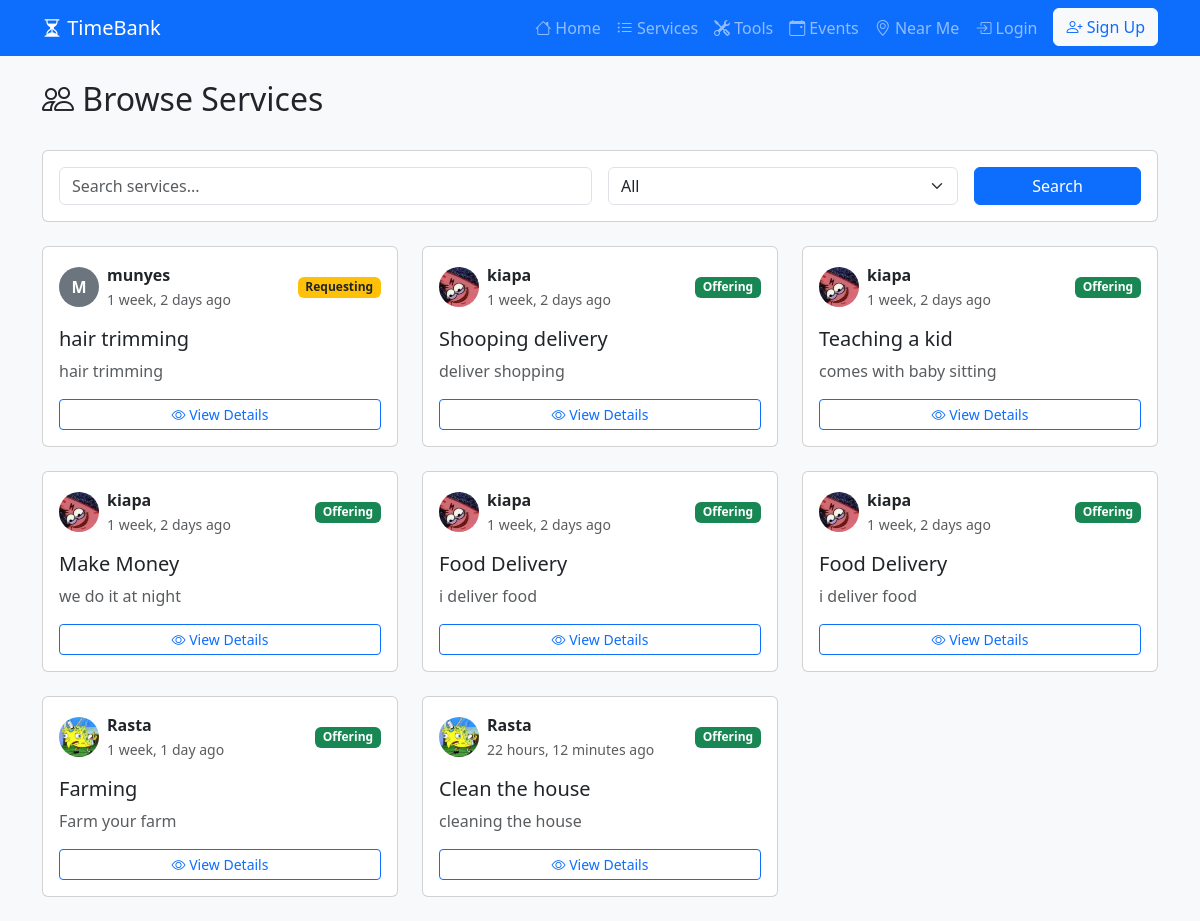
/listings/, run on the app's committed database.
### myapp/models.py (models this page shows, shortened)
class ServiceListing(models.Model):
    TYPE_CHOICES = [
        ('OFFER', 'Offering Help'),
        ('REQUEST', 'Requesting Help'),
    ]
    user = models.ForeignKey(User, on_delete=models.CASCADE)
    title = models.CharField(max_length=200)
    description = models.TextField()
    listing_type = models.CharField(max_length=10, choices=TYPE_CHOICES)
    skills = models.ManyToManyField(Skill, related_name='listings')
    created_at = models.DateTimeField(auto_now_add=True)
    is_active = models.BooleanField(default=True)

class Profile(models.Model):
    user = models.OneToOneField(User, on_delete=models.CASCADE)
    time_credits = models.DecimalField(max_digits=10, decimal_places=2, default=0.00)
    bio = models.TextField(blank=True)
    location = models.CharField(max_length=100, help_text="Neighborhood or City")
    phone = models.CharField(max_length=20, blank=True)
    profile_picture = models.ImageField(upload_to='profiles/', blank=True, null=True)
    latitude = models.DecimalField(max_digits=9, decimal_places=6, null=True, blank=True)
    longitude = models.DecimalField(max_digits=9, decimal_places=6, null=True, blank=True)
    is_available = models.BooleanField(default=True, help_text="Available to help others")
    created_at = models.DateTimeField(auto_now_add=True)

### myapp/views.py (the view)
# urls.py: path('listings/', views.listing_browse, name='listing_browse'),
def listing_browse(request):
    listing_type = request.GET.get('type', 'all')
    search_query = request.GET.get('q', '')
    listings = ServiceListing.objects.filter(is_active=True)
    if listing_type == 'OFFER':
        listings = listings.filter(listing_type='OFFER')
    elif listing_type == 'REQUEST':
        listings = listings.filter(listing_type='REQUEST')
    if search_query:
        listings = listings.filter(
            Q(title__icontains=search_query) |
            Q(description__icontains=search_query) |
            Q(skills__name__icontains=search_query)
        ).distinct()
    context = {
        'listings': listings,
        'listing_type': listing_type,
        'search_query': search_query,
    }
    return render(request, 'listings/browse.html', context)

### myapp/templates/listings/browse.html (shortened to what this page needs)
{% extends 'base.html' %}
{% block content %}
<div class="d-flex justify-content-between align-items-center mb-4">
    <h2><i class="bi bi-people"></i> Browse Services</h2>
</div>
<div class="card mb-4">
    <div class="card-body">
        <form method="get" class="row g-3">
            <div class="col-md-6">
                <input type="text" class="form-control" name="q" placeholder="Search services..." value="{{ search_query }}">
            </div>
            <div class="col-md-4">
                <select class="form-select" name="type">
                    <option value="all" {% if listing_type == 'all' %}selected{% endif %}>All</option>
                </select>
            </div>
            <div class="col-md-2">
                <button type="submit" class="btn btn-primary w-100">Search</button>
            </div>
        </form>
    </div>
</div>
<div class="row">
    {% for listing in listings %}
    <div class="col-md-4 mb-4">
        <div class="card h-100 card-hover">
            <div class="card-body">
                <div class="d-flex align-items-center mb-3">
                    {% if listing.user.profile.profile_picture %}
                        <img src="{{ listing.user.profile.profile_picture.url }}"
                             class="rounded-circle me-2"
                             width="40"
                             height="40"
                             style="object-fit: cover;"
                             alt="{{ listing.user.username }}">
                    {% else %}
                        <div class="rounded-circle bg-secondary text-white d-flex align-items-center justify-content-center me-2"
                             style="width: 40px; height: 40px; font-size: 16px; font-weight: bold;">
                            {{ listing.user.username|first|upper }}
                        </div>
                    {% endif %}
                    <div class="flex-grow-1">
                        <strong class="d-block">{{ listing.user.username }}</strong>
                        <small class="text-muted">{{ listing.created_at|timesince }} ago</small>
                    </div>
                    {% if listing.listing_type == 'OFFER' %}
                    <span class="badge bg-success">Offering</span>
                    {% else %}
                    <span class="badge bg-warning text-dark">Requesting</span>
                    {% endif %}
                </div>
                <h5 class="card-title mb-2">{{ listing.title }}</h5>
                <p class="card-text text-muted">{{ listing.description|truncatewords:25 }}</p>
                <a href="{% url 'listing_detail' listing.pk %}" class="btn btn-sm btn-outline-primary w-100">
                    <i class="bi bi-eye"></i> View Details
                </a>
            </div>
        </div>
    </div>
    {% empty %}
    <div class="col-12">
        <div class="alert alert-info">
            <i class="bi bi-info-circle"></i> No services found. Be the first to post!
        </div>
    </div>
    {% endfor %}
</div>
{% endblock %}

### data on the page
ServiceListing: user.username|first "M", user.username "munyes", created_at "1 week, 2 days", listing_type "Requesting", title "hair trimming", description "hair trimming"
ServiceListing: user.profile.profile_picture (picture), user.username "kiapa", created_at "1 week, 2 days", listing_type "Offering", title "Shooping delivery", description "deliver shopping"
ServiceListing: user.profile.profile_picture (picture), user.username "kiapa", created_at "1 week, 2 days", listing_type "Offering", title "Teaching a kid", description "comes with baby sitting"
ServiceListing: user.profile.profile_picture (picture), user.username "kiapa", created_at "1 week, 2 days", listing_type "Offering", title "Make Money", description "we do it at night"
ServiceListing: user.profile.profile_picture (picture), user.username "kiapa", created_at "1 week, 2 days", listing_type "Offering", title "Food Delivery", description "i deliver food"
ServiceListing: user.profile.profile_picture (picture), user.username "kiapa", created_at "1 week, 2 days", listing_type "Offering", title "Food Delivery", description "i deliver food"
ServiceListing: user.profile.profile_picture (picture), user.username "Rasta", created_at "1 week, 1 day", listing_type "Offering", title "Farming", description "Farm your farm"
ServiceListing: user.profile.profile_picture (picture), user.username "Rasta", created_at "22 hours, 12 minutes", listing_type "Offering", title "Clean the house", description "cleaning the house"
